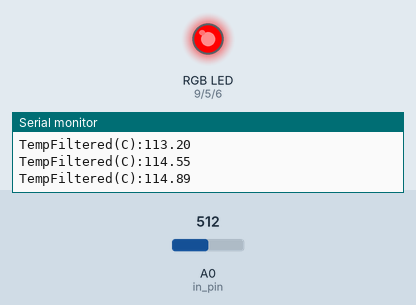
Recording of a sketch running on a simulated Arduino Uno, built with avr-gcc and run on an emulated ATmega328P. Shown: an RGB LED mixed from three pins (HIGH = lit), the last lines printed to the serial monitor. Dashed ring = blinking. The test bench sets the inputs (shaded band); at power-on: A0 (in_pin) = 512.

Above: at 0.1 s.
1.3 s: A0 (in_pin) set to 122
At 1.7 s:
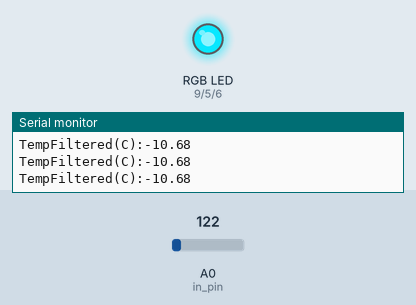
2.8 s: A0 (in_pin) set to 158
5.8 s: A0 (in_pin) set to 171
At 6.5 s:
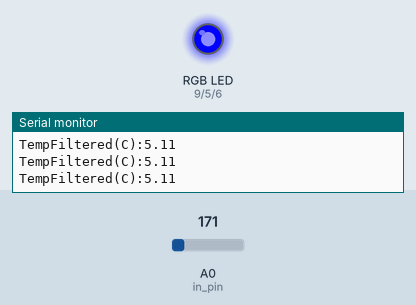
7.3 s: A0 (in_pin) set to 306
At 7.9 s:
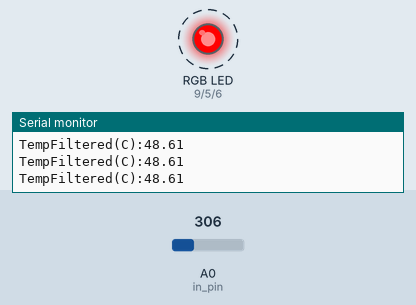
10.3 s: A0 (in_pin) set to 272
At 11.6 s:
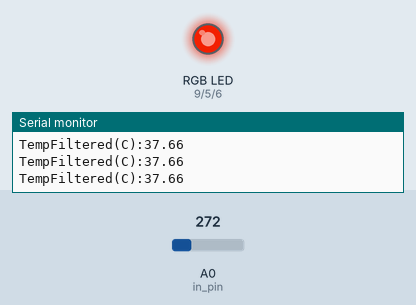
11.9 s: A0 (in_pin) set to 30
At 12.4 s:
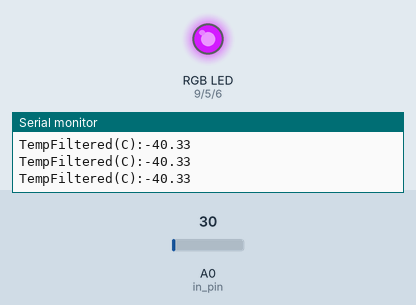
Timing chart, 0 to 14.4 s (numbered marks = the images above; inputs shaded):
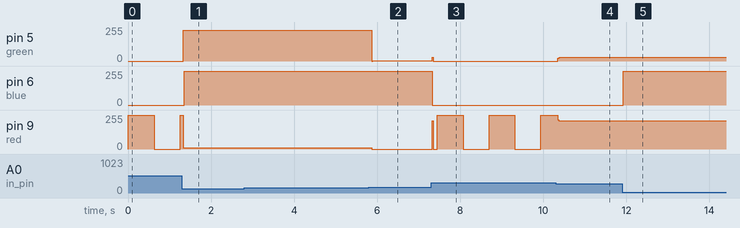

Measured:
- the behaviour switches between 170 and 171 on A0 (in_pin) (found by bisection; images 1 and 2)
- the behaviour switches between 280 and 279 on A0 (in_pin) (found by bisection; images 3 and 4)
- after the input at 1.3 s, pin 5 (green): 0/255 → 231/255 at once; pin 6 (blue): 0/255 → 255/255 after 0.05 s
- after the input at 5.8 s, pin 5 (green): 231/255 → 1/255 after 0.07 s; pin 6 (blue): 255/255 → 253/255 after 0.07 s; pin 9 (red): 8/255 → 0/255 after 0.07 s
- after the input at 7.3 s, pin 5 (green): 1/255 → 0/255 at once; pin 6 (blue): 253/255 → 0/255 at once; pin 9 (red): alternates 255/255 for 0.62 s and 0/255 for 0.62 s, starting after 0.15 s
- after the input at 10.3 s, pin 5 (green): 0/255 → 28/255 after 0.05 s
- after the input at 11.9 s, pin 6 (blue): 0/255 → 255/255 at once

The sketch:

AeratorBreadboard.ino
```cpp
// *****  Test Script for Faucet Aerator *****
#define aref_voltage 3.3
#define in_pin A0
#define red 9
#define green 5
#define blue 6

int rawTemp = 0;
float filteredTempDegC = 0;

void setup() {

  pinMode(red, OUTPUT);
  pinMode(green, OUTPUT);
  pinMode(blue, OUTPUT);

  Serial.begin(9600);
  analogReference(EXTERNAL);
}

void loop() {
  // rawTemp = analogRead(in_pin);
  // Serial.print("rawTemp:");
  // Serial.print(rawTemp);
  // Serial.print(",");

  // float voltage = rawTemp * aref_voltage;
  // voltage /= 1024.0;
  // Serial.print("Voltage:");
  // Serial.print(voltage);
  // Serial.print(",");

  // float rawTempDegC = (voltage - 0.5) * 100;
  // Serial.print("Temp(C):");
  // Serial.print(rawTempDegC);
  // Serial.print(",");

  // filteredTempDegC = (rawTempDegC * (1-alpha)) + (filteredTempDegC * alpha);
  float Temperture = ReadTemp(in_pin);
  Serial.print("TempFiltered(C):");
  Serial.println(Temperture);
  // Serial.print(",");
  if (Temperture >= 40) {
    digitalWrite(green, LOW);
    digitalWrite(blue, LOW);
    blink(red);
  }
  else if (Temperture >= 20) {
    analogWrite(red, int((255/20)*(Temperture-20)));
    analogWrite(green, int((255/20)*(20-(Temperture-20))));
    digitalWrite(blue, LOW);
  }
  else if (Temperture > 5) {
    analogWrite(green, int((255/15)*(Temperture-5)));
    analogWrite(blue, int((255/15)*(15-(Temperture-5))));
    digitalWrite(red, LOW);
  }
  else {
    digitalWrite(blue, HIGH);
  }

  // Beep every 30 seconds while on
  if (millis()>2000 && millis()%30000<=10) {
    tone(3,600,1000);
  }

  delay(10);
}

// Function to get temperture with 3.3v reference
float ReadTemp(int pin) {
  float alpha = 0.25;

  rawTemp = analogRead(pin);
  float voltage = rawTemp * aref_voltage;
  voltage /= 1024.0;
  float rawTempDegC = (voltage - 0.5) * 100;
  filteredTempDegC = (rawTempDegC * (1-alpha)) + (filteredTempDegC * alpha);
  return filteredTempDegC;
}

void blink(int pin) {
  if (int(millis()/620)%2 == 0) {
    digitalWrite(pin, HIGH);
  }
  else {
    digitalWrite(pin, LOW);
  }
}
```
